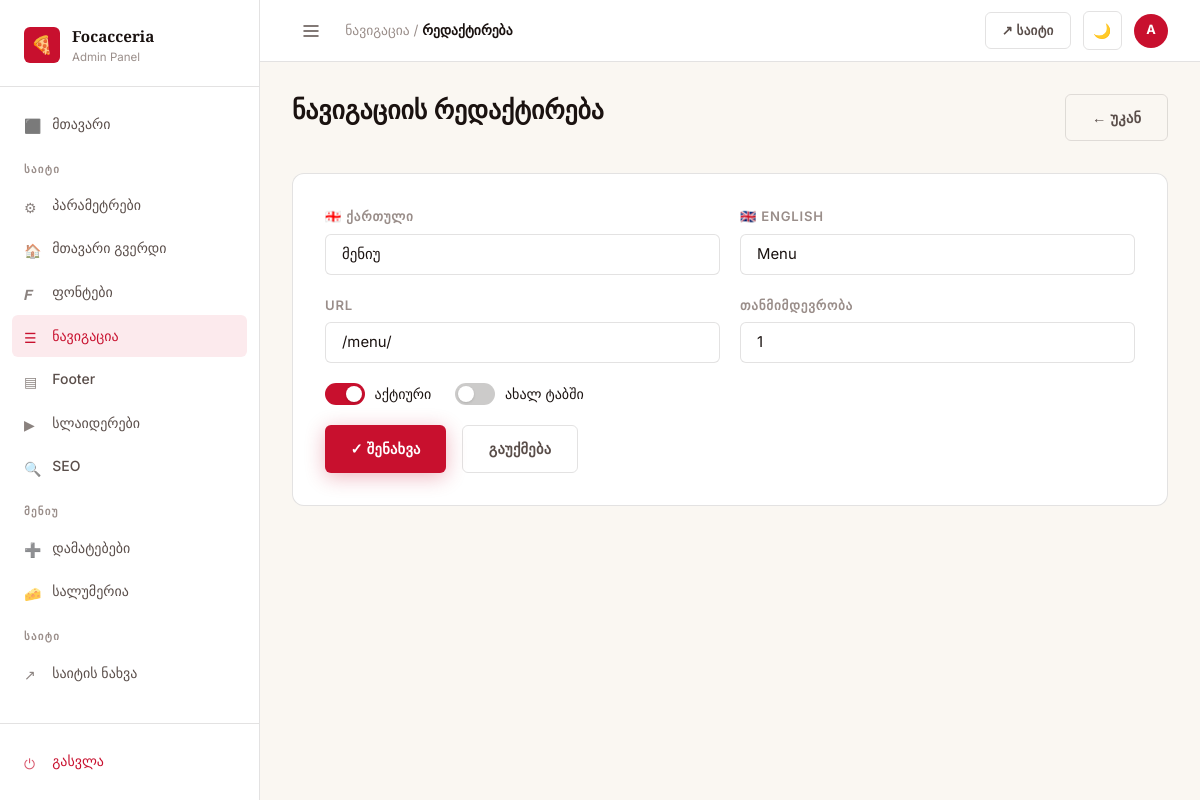
The app's page /dashboard/navigation/2/edit/ (signed in) with its own data.
### core/models.py (models this page shows, shortened)
class NavigationItem(models.Model):
    label_ka = models.CharField(max_length=100)
    label_en = models.CharField(max_length=100)
    url = models.CharField(max_length=200)
    order = models.PositiveIntegerField(default=0)
    is_active = models.BooleanField(default=True)
    open_new_tab = models.BooleanField(default=False)
    class Meta:
        ordering = ['order']

### dashboard/views.py (the view, shortened to what this page needs)
# urls.py: path('navigation/<int:pk>/edit/', views.nav_edit, name='nav_edit'),
@login_required
def nav_edit(request, pk):
    item = get_object_or_404(NavigationItem, pk=pk)
    return render(request, 'dashboard/nav_form.html', {'item': item})

### core/models.py (called while the page is built)
    @classmethod
    def get_settings(cls):
        obj, _ = cls.objects.get_or_create(pk=1)
        return obj

    @classmethod
    def get_settings(cls):
        obj, _ = cls.objects.get_or_create(pk=1)
        return obj

### templates/dashboard/nav_form.html (shortened to what this page needs)
{% extends 'dashboard/base.html' %}
{% block nav_navigation %}active{% endblock %}
{% block breadcrumb %}ნავიგაცია / <strong>რედაქტირება</strong>{% endblock %}
{% block content %}
<div class="page-header">
  <h1 class="page-title">ნავიგაციის რედაქტირება</h1>
  <a href="{% url 'navigation' %}" class="btn btn-ghost">← უკან</a>
</div>
<form method="post">
  <div class="form-card">
    <div class="form-row">
      <div class="form-group">
        <label class="form-label">🇬🇪 ქართული</label>
        <input type="text" name="label_ka" value="{{ item.label_ka }}" class="form-control" required>
      </div>
      <div class="form-group">
        <label class="form-label">🇬🇧 English</label>
        <input type="text" name="label_en" value="{{ item.label_en }}" class="form-control" required>
      </div>
    </div>
    <div class="form-row">
      <div class="form-group">
        <label class="form-label">URL</label>
        <input type="text" name="url" value="{{ item.url }}" class="form-control" required>
      </div>
      <div class="form-group">
        <label class="form-label">თანმიმდევრობა</label>
        <input type="number" name="order" value="{{ item.order }}" class="form-control">
      </div>
    </div>
    <div style="display:flex;gap:1.5rem;margin-bottom:1.25rem;">
      <label class="toggle-wrap">
        <span class="toggle"><input type="checkbox" name="is_active" {% if item.is_active %}checked{% endif %}><span class="toggle-slider"></span></span>
        <span style="font-size:.88rem;">აქტიური</span>
      </label>
      <label class="toggle-wrap">
        <span class="toggle"><input type="checkbox" name="open_new_tab" {% if item.open_new_tab %}checked{% endif %}><span class="toggle-slider"></span></span>
        <span style="font-size:.88rem;">ახალ ტაბში</span>
      </label>
    </div>
    <div style="display:flex;gap:1rem;">
      <button type="submit" class="btn btn-primary">✓ შენახვა</button>
      <a href="{% url 'navigation' %}" class="btn btn-ghost">გაუქმება</a>
    </div>
  </div>
</form>
{% endblock %}

### templates/dashboard/base.html (shortened to what this page needs)
<!DOCTYPE html>
<html lang="ka" data-theme="light">
<head>
  {% load static %}
  <link rel="stylesheet" href="{% static 'css/brand.css' %}">
  <link rel="stylesheet" href="{% static 'css/dashboard.css' %}">
</head>
<body>
{% load static %}
<div class="db-layout">
  <aside class="db-sidebar">
    <div class="sidebar-brand">
      <div class="sidebar-brand-logo">🍕</div>
      <div class="sidebar-brand-text">
        <div class="sidebar-brand-name">Focacceria</div>
        <div class="sidebar-brand-sub">Admin Panel</div>
      </div>
    </div>
    <nav class="sidebar-nav">
      <div class="nav-section">
        <a href="{% url 'dashboard_home' %}" class="nav-link {% block nav_home %}{% endblock %}">
          <span class="icon">⬛</span> მთავარი
        </a>
      </div>
      <div class="nav-section">
        <div class="nav-section-label">საიტი</div>
        <a href="{% url 'site_settings' %}" class="nav-link {% block nav_settings %}{% endblock %}">
          <span class="icon">⚙</span> პარამეტრები
        </a>
        <a href="{% url 'homepage_settings' %}" class="nav-link {% block nav_homepage %}{% endblock %}">
          <span class="icon">🏠</span> მთავარი გვერდი
        </a>
        <a href="{% url 'font_settings' %}" class="nav-link {% block nav_fonts %}{% endblock %}">
          <span class="icon">𝑭</span> ფონტები
        </a>
        <a href="{% url 'navigation' %}" class="nav-link {% block nav_navigation %}{% endblock %}">
          <span class="icon">☰</span> ნავიგაცია
        </a>
        <a href="{% url 'footer' %}" class="nav-link {% block nav_footer %}{% endblock %}">
          <span class="icon">▤</span> Footer
        </a>
        <a href="{% url 'sliders' %}" class="nav-link {% block nav_sliders %}{% endblock %}">
          <span class="icon">▶</span> სლაიდერები
        </a>
        <a href="{% url 'seo_settings' %}" class="nav-link {% block nav_seo %}{% endblock %}">
          <span class="icon">🔍</span> SEO
        </a>
      </div>
      <div class="nav-section">
        <div class="nav-section-label">მენიუ</div>
        <a href="{% url 'addons' %}" class="nav-link {% block nav_addons %}{% endblock %}">
          <span class="icon">➕</span> დამატებები
        </a>
        <a href="{% url 'salumeria_dashboard' %}" class="nav-link {% block nav_salumeria %}{% endblock %}">
          <span class="icon">🧀</span> სალუმერია
        </a>
      </div>
      <div class="nav-section">
        <div class="nav-section-label">საიტი</div>
        <a href="/" target="_blank" class="nav-link">
          <span class="icon">↗</span> საიტის ნახვა
        </a>
      </div>
    </nav>
    <div class="sidebar-footer">
      <a href="{% url 'dashboard_logout' %}" class="nav-link" style="color:var(--accent);">
        <span class="icon">⏻</span> გასვლა
      </a>
    </div>
  </aside>
  <div class="db-main">
    <header class="db-topbar">
      <div class="topbar-left">
        <button class="btn btn-ghost btn-icon" data-sidebar-toggle style="border:none;">
          <svg width="18" height="18" viewBox="0 0 18 18" fill="none">
            <path d="M2 4h14M2 9h14M2 14h14" stroke="currentColor" stroke-width="1.5" stroke-linecap="round"/>
          </svg>
        </button>
        <div class="topbar-breadcrumb">
          {% block breadcrumb %}<strong>Dashboard</strong>{% endblock %}
        </div>
      </div>
      <div class="topbar-right">
        <a href="/" target="_blank" class="btn btn-ghost btn-sm">↗ საიტი</a>
        <button class="btn btn-ghost btn-icon" data-theme-toggle title="Toggle theme">
          <span data-theme-icon>🌙</span>
        </button>
        <div class="topbar-avatar" title="{{ request.user.username }}">
          {{ request.user.username|first|upper }}
        </div>
      </div>
    </header>
    <main class="db-content">
      {% block content %}{% endblock %}
    </main>
  </div>
</div>
</body>
</html>

### static/css/brand.css (style rules this page uses)
:root { --rosso: #C8102E; --rosso-dark: #A00C23; --rosso-light: #E8203E; --rosso-pale: #fceaed; --nero: #1A1210; --nero-soft: #2A2220; --charcoal: #3A3230; --crema: #F5EFE0; --crema-dark: #EDE4D0; --crema-light: #FAF7F2; --oro: #C4A052; --oro-dark: #A8843A; --oro-light: #D4B870; --white: #FFFFFF; --off-white: #FDF9F4; --font-serif: 'Playfair Display', 'Georgia', serif; --font-sans: 'Inter', 'Segoe UI', system-ui, sans-serif; --radius-sm: 6px; --radius-md: 12px; --radius-lg: 20px; --radius-xl: 32px; --shadow-sm: 0 1px 3px rgba(0,0,0,.08), 0 1px 2px rgba(0,0,0,.06); --shadow-md: 0 4px 16px rgba(0,0,0,.10), 0 2px 6px rgba(0,0,0,.07); --shadow-lg: 0 12px 40px rgba(0,0,0,.14), 0 4px 12px rgba(0,0,0,.08); --shadow-rosso: 0 4px 20px rgba(200,16,46,.30); --ease: cubic-bezier(.4,0,.2,1); --transition: .2s var(--ease); }
[data-theme="light"], :root { --bg: var(--crema-light); --bg-card: var(--white); --bg-surface: var(--crema); --bg-hover: var(--crema-dark); --border: rgba(26,18,16,.12); --border-strong: rgba(26,18,16,.22); --text-primary: var(--nero); --text-secondary: #5A4E4A; --text-muted: #9A8E8A; --text-inverse: var(--white); --accent: var(--rosso); --accent-hover: var(--rosso-dark); --accent-pale: var(--rosso-pale); }
*, *::before, *::after { box-sizing: border-box; margin: 0; padding: 0; }
html { font-size: 16px; scroll-behavior: smooth; -webkit-font-smoothing: antialiased; }
body { font-family: var(--font-sans); background: var(--bg); color: var(--text-primary); line-height: 1.6; transition: background var(--transition), color var(--transition); }
h1, h2, h3, h4, h5, h6 { font-family: var(--font-serif); line-height: 1.25; color: var(--text-primary); }
h1 { font-size: clamp(2rem, 5vw, 3.5rem); }
a { color: var(--accent); text-decoration: none; transition: color var(--transition); }
.btn { display: inline-flex; align-items: center; gap: .5rem; padding: .7rem 1.6rem; border-radius: var(--radius-sm); font-family: var(--font-sans); font-size: .9rem; font-weight: 600; letter-spacing: .02em; cursor: pointer; border: none; transition: all var(--transition); white-space: nowrap; }
.btn-primary { background: var(--accent); color: #fff; box-shadow: var(--shadow-rosso); }
.btn-ghost { background: transparent; color: var(--text-secondary); border: 1.5px solid var(--border); }
.btn-sm { padding: .45rem 1rem; font-size: .82rem; }
.btn-icon { padding: .6rem; border-radius: var(--radius-sm); }
.form-group { margin-bottom: 1.25rem; }
.form-label { display: block; font-size: .82rem; font-weight: 600; color: var(--text-muted); text-transform: uppercase; letter-spacing: .06em; margin-bottom: .4rem; }
.form-control { display: block; width: 100%; padding: .65rem 1rem; font-size: .93rem; font-family: var(--font-sans); color: var(--text-primary); background: var(--bg-card); border: 1.5px solid var(--border); border-radius: var(--radius-sm); transition: border-color var(--transition), box-shadow var(--transition); appearance: none; }
.form-control::placeholder { color: var(--text-muted); }
.toggle-wrap { display: flex; align-items: center; gap: .6rem; cursor: pointer; }
.toggle { position: relative; width: 40px; height: 22px; flex-shrink: 0; }
.toggle-slider { position: absolute; inset: 0; background: var(--border-strong); border-radius: 50px; transition: background var(--transition); }
.toggle-slider::before { content: ''; position: absolute; height: 16px; width: 16px; left: 3px; top: 3px; background: white; border-radius: 50%; transition: transform var(--transition); box-shadow: var(--shadow-sm); }
.toggle input:checked + .toggle-slider { background: var(--accent); }
.toggle input:checked + .toggle-slider::before { transform: translateX(18px); }

### records on screen
NavigationItem: label_ka "მენიუ", label_en "Menu", url "/menu/", order "1"

### other values on screen
{{ request.user.username|first|upper }} "A"
